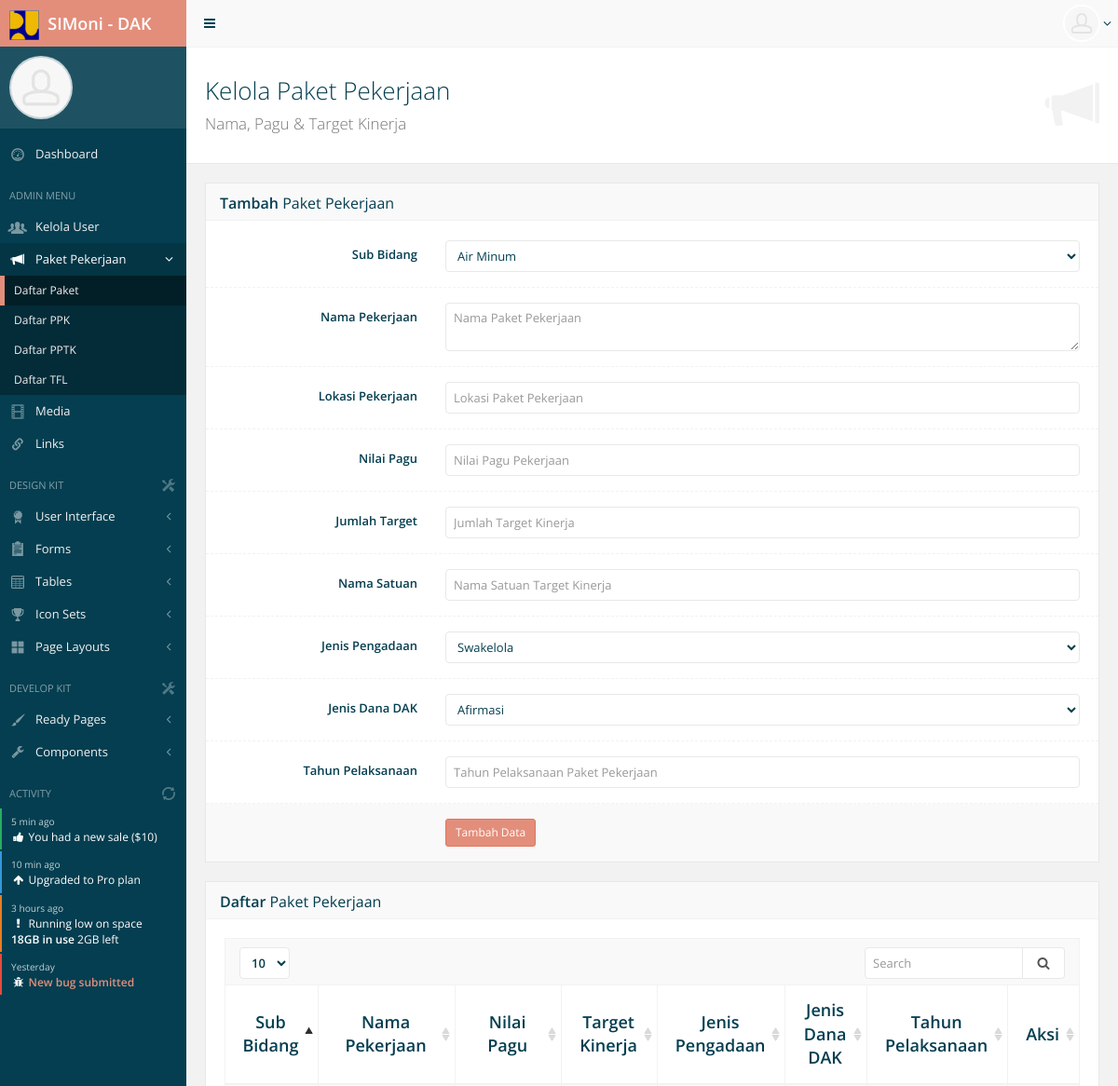
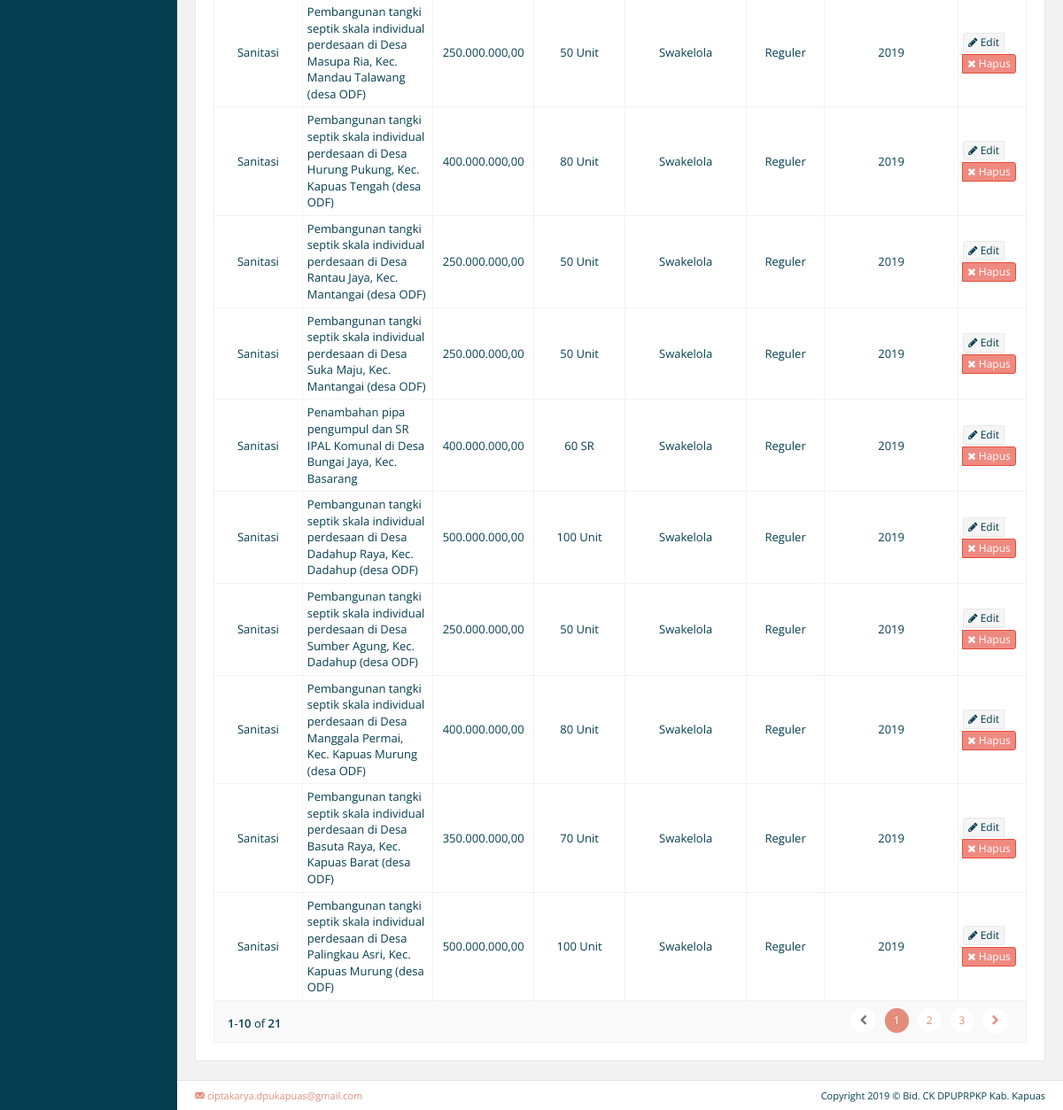
Page /main.php?menu=paket on the committed database (2 pictures, top to bottom).
### tables this page shows
CREATE TABLE IF NOT EXISTS `simoni_paket` (
  `paketid` int(11) NOT NULL AUTO_INCREMENT,
  `bidang` varchar(50) NOT NULL,
  `nama` text NOT NULL,
  `lokasi` varchar(255) NOT NULL,
  `pagu` bigint(20) NOT NULL,
  `target` int(11) NOT NULL,
  `satuan` varchar(30) NOT NULL,
  `pengadaan` varchar(30) NOT NULL,
  `dak` varchar(30) NOT NULL,
  `tahun` int(11) NOT NULL,
  PRIMARY KEY (`paketid`)
);

### paket.php (the view, shortened to what this page needs)
<div id="page-content">
	<div class="content-header">
		<div class="header-section">
			<h1>
				<i class="gi gi-bullhorn"></i>Kelola Paket Pekerjaan<br><small>Nama, Pagu &amp; Target Kinerja</small>
			</h1>
		</div>
	</div>
	<div class="row">
		<div class="col-md-12">
			<div class="block">
				<div class="block-title">
					<h2><strong>Tambah</strong> Paket Pekerjaan</h2>
				</div>
				<?php
				if(isset($_GET['aksi'])){
					if($_GET['aksi']=='hapus'){
						$q=mysqli_query($mycon,"delete from simoni_paket where paketid=$_GET[id]");
						if($q){
							?><script>alert('SUKSES!\n\nData berhasil dihapus.');</script><?php
						}else{
							?><script>alert('GAGAL!\n\nData gagal dihapus.');</script><?php
						}
						?><script>location.href='?menu=paket';</script><?php
					}
					if($_GET['aksi']=='edit'){
						$id=$_GET['id'];
						$q=mysqli_query($mycon,"select * from simoni_paket where paketid=$id");
						$h=mysqli_fetch_array($q);
				?>
				<form method="post" enctype="multipart/form-data" class="form-horizontal form-bordered" >
					<input type="hidden" name="id" value="<?php echo $h['paketid']; ?>">
					<div class="form-group">
						<label class="col-md-3 control-label" for="bidang">Sub Bidang</label>
						<div class="col-md-9">
							<select id="bidang" name="bidang" class="form-control" size="1">
								<option value="Air Minum" <?php echo ($h['bidang']=='Air Minum')?'selected':''; ?> >Air Minum</option>
								<option value="Sanitasi" <?php echo ($h['bidang']=='Sanitasi')?'selected':''; ?> >Sanitasi</option>
							</select>
						</div>
					</div>
					<div class="form-group">
						<label class="col-md-3 control-label" for="nama">Nama Pekerjaan</label>
						<div class="col-md-9">
							<textarea id="nama" name="nama" class="form-control" placeholder="Nama Paket Pekerjaan"><?php echo $h['nama']; ?></textarea>
						</div>
					</div>
					<div class="form-group">
						<label class="col-md-3 control-label" for="lokasi">Lokasi Pekerjaan</label>
						<div class="col-md-9">
							<input type="text" id="lokasi" name="lokasi" value="<?php echo $h['lokasi']; ?>" class="form-control" placeholder="Lokasi Paket Pekerjaan">
						</div>
					</div>
					<div class="form-group">
						<label class="col-md-3 control-label" for="pagu">Nilai Pagu</label>
						<div class="col-md-9">
							<input type="number" id="pagu" name="pagu" value="<?php echo $h['pagu']; ?>" class="form-control" placeholder="Nilai Pagu Pekerjaan">
						</div>
					</div>
					<div class="form-group">
						<label class="col-md-3 control-label" for="target">Jumlah Target</label>
						<div class="col-md-9">
							<input type="number" id="target" name="target" value="<?php echo $h['target']; ?>" class="form-control" placeholder="Jumlah Target Kinerja">
						</div>
					</div>
					<div class="form-group">
						<label class="col-md-3 control-label" for="satuan">Nama Satuan</label>
						<div class="col-md-9">
							<input type="text" id="satuan" name="satuan" value="<?php echo $h['satuan']; ?>" class="form-control" placeholder="Nama Satuan Target Kinerja">
						</div>
					</div>
					<div class="form-group">
						<label class="col-md-3 control-label" for="pengadaan">Jenis Pengadaan</label>
						<div class="col-md-9">
							<select id="pengadaan" name="pengadaan" class="form-control" size="1">
								<option value="Swakelola" <?php echo ($h['pengadaan']=='Swakelola')?'selected':''; ?> >Swakelola</option>
								<option value="Kontraktual" <?php echo ($h['pengadaan']=='Kontraktual')?'selected':''; ?> >Kontraktual</option>
							</select>
						</div>
					</div>
					<div class="form-group">
						<label class="col-md-3 control-label" for="dak">Jenis Dana DAK</label>
						<div class="col-md-9">
							<select id="dak" name="dak" class="form-control" size="1">
								<option value="Afirmasi" <?php echo ($h['dak']=='Afirmasi')?'selected':''; ?> >Afirmasi</option>
								<option value="Reguler" <?php echo ($h['dak']=='Reguler')?'selected':''; ?> >Reguler</option>
								<option value="Penugasan" <?php echo ($h['dak']=='Penugasan')?'selected':''; ?> >Penugasan</option>
							</select>
						</div>
					</div>
					<div class="form-group">
						<label class="col-md-3 control-label" for="tahun">Tahun Pelaksanaan</label>
						<div class="col-md-9">
							<input type="number" id="tahun" name="tahun" value="<?php echo $h['tahun']; ?>" class="form-control" placeholder="Tahun Pelaksanaan Paket Pekerjaan">
						</div>
					</div>
					<div class="form-group form-actions">
						<div class="col-md-9 col-md-offset-3">
							<button type="submit" name="simpan" class="btn btn-sm btn-primary">Simpan Data</button>
							<button type="button" class="btn btn-sm btn-warning" onclick="location.href='?menu=paket'">Batal</button>
						</div>
					</div>
				</form>
				<?php
					}
				}else{
				?>
				<form method="post" enctype="multipart/form-data" class="form-horizontal form-bordered" >
					<div class="form-group">
						<label class="col-md-3 control-label" for="bidang">Sub Bidang</label>
						<div class="col-md-9">
							<select id="bidang" name="bidang" class="form-control" size="1">
								<option value="Air Minum">Air Minum</option>
							</select>
						</div>
					</div>
					<div class="form-group">
						<label class="col-md-3 control-label" for="nama">Nama Pekerjaan</label>
						<div class="col-md-9">
							<textarea id="nama" name="nama" class="form-control" placeholder="Nama Paket Pekerjaan"></textarea>
						</div>
					</div>
					<div class="form-group">
						<label class="col-md-3 control-label" for="lokasi">Lokasi Pekerjaan</label>
						<div class="col-md-9">
							<input type="text" id="lokasi" name="lokasi" class="form-control" placeholder="Lokasi Paket Pekerjaan">
						</div>
					</div>
					<div class="form-group">
						<label class="col-md-3 control-label" for="pagu">Nilai Pagu</label>
						<div class="col-md-9">
							<input type="number" id="pagu" name="pagu" class="form-control" placeholder="Nilai Pagu Pekerjaan">
						</div>
					</div>
					<div class="form-group">
						<label class="col-md-3 control-label" for="target">Jumlah Target</label>
						<div class="col-md-9">
							<input type="number" id="target" name="target" class="form-control" placeholder="Jumlah Target Kinerja">
						</div>
					</div>
					<div class="form-group">
						<label class="col-md-3 control-label" for="satuan">Nama Satuan</label>
						<div class="col-md-9">
							<input type="text" id="satuan" name="satuan" class="form-control" placeholder="Nama Satuan Target Kinerja">
						</div>
					</div>
					<div class="form-group">
						<label class="col-md-3 control-label" for="pengadaan">Jenis Pengadaan</label>
						<div class="col-md-9">
							<select id="pengadaan" name="pengadaan" class="form-control" size="1">
								<option value="Swakelola">Swakelola</option>
							</select>
						</div>
					</div>
					<div class="form-group">
						<label class="col-md-3 control-label" for="dak">Jenis Dana DAK</label>
						<div class="col-md-9">
							<select id="dak" name="dak" class="form-control" size="1">
								<option value="Afirmasi">Afirmasi</option>
							</select>
						</div>
					</div>
					<div class="form-group">
						<label class="col-md-3 control-label" for="tahun">Tahun Pelaksanaan</label>
						<div class="col-md-9">
							<input type="number" id="tahun" name="tahun" class="form-control" placeholder="Tahun Pelaksanaan Paket Pekerjaan">
						</div>
					</div>
					<div class="form-group form-actions">
						<div class="col-md-9 col-md-offset-3">
							<button type="submit" name="tambah" class="btn btn-sm btn-primary">Tambah Data</button>
						</div>
					</div>
				</form>
				<?php
				}
				?>
			</div>
		</div>
	</div>
	<div class="block full">
		<div class="block-title">
			<h2><strong>Daftar</strong> Paket Pekerjaan</h2>
		</div>
		<div class="table-responsive">
			<table id="dtable" class="table table-vcenter table-condensed table-bordered">
				<thead>
					<tr>
						<th class="text-center">Sub Bidang</th>
						<th class="text-center">Nama Pekerjaan</th>
						<th class="text-center">Nilai Pagu</th>
						<th class="text-center">Target Kinerja</th>
						<th class="text-center">Jenis Pengadaan</th>
						<th class="text-center">Jenis Dana DAK</th>
						<th class="text-center">Tahun Pelaksanaan</th>
						<th class="text-center">Aksi</th>
					</tr>
				</thead>
				<tbody>
					<?php
					$q=mysqli_query($mycon,"select * from simoni_paket");
					while($h=mysqli_fetch_array($q)){
					?>
					<tr>
						<td class="text-center"><?php echo $h['bidang']; ?></td>
						<td ><?php echo $h['nama']; ?></td>
						<td class="text-center"><?php echo number_format($h['pagu'],2,',','.'); ?></td>
						<td class="text-center"><?php echo number_format($h['target'],0,',','.').' '.$h['satuan']; ?></td>
						<td class="text-center"><?php echo $h['pengadaan']; ?></td>
						<td class="text-center"><?php echo $h['dak']; ?></td>
						<td class="text-center"><?php echo $h['tahun']; ?></td>
						<td class="text-center">
							<div class="btn-group">
								<a href="?menu=paket&id=<?php echo $h['paketid']; ?>&aksi=edit" data-toggle="tooltip" title="Edit" class="btn btn-xs btn-default"><i class="fa fa-pencil"></i> Edit</a>
								<a href="?menu=paket&id=<?php echo $h['paketid']; ?>&aksi=hapus" data-toggle="tooltip" title="Delete" class="btn btn-xs btn-danger"><i class="fa fa-times"></i> Hapus</a>
							</div>
						</td>
					</tr>
					<?php
					}
					?>
				</tbody>
			</table>
		</div>
	</div>
</div>

### css/themes/lake.css (style rules this page uses)
body, .nav.navbar-nav-custom > li > a, .navbar-default .navbar-nav > li > a, .form-control, .nav-tabs > li.active > a, .nav-tabs > li.active > a:hover, .nav-tabs > li.active > a:focus, li.dropdown-header, .chosen-container-single .chosen-single, .themed-color-dark { color: #043e50; }
#page-content, .table-hover > tbody > tr:hover > td, .table-hover > tbody > tr:hover > th, ul.wysihtml5-toolbar a.btn.wysihtml5-command-active, .slider-track, .nav-horizontal a { background-color: #f2f2f2; }
blockquote, .table thead > tr > th, .table tbody > tr > th, .table tfoot > tr > th, .table thead > tr > td, .table tbody > tr > td, .table tfoot > tr > td, .table tbody + tbody, .table-bordered, .table-bordered > thead > tr > th, .table-bordered > tbody > tr > th, .table-bordered > tfoot > tr > th, .table-bordered > thead > tr > td, .table-bordered > tbody > tr > td, .table-bordered > tfoot > tr > td, .list-group-item, .nav-tabs > li > a:hover, .pager > li > a, .pager > li > span, .pager > li.disabled > a:hover, .dropzone, ul.wysihtml5-toolbar a.btn.wysihtml5-command-active { border-color: #f2f2f2; }
header.navbar-default.navbar-fixed-bottom, .content-header, li.dropdown-header, .breadcrumb-top, .style-alt footer { border-top-color: #f2f2f2; }
header.navbar-default.navbar-fixed-top, .block-title, fieldset legend, .form-bordered .form-group, .wizard-steps, .nav-tabs, li.dropdown-header, .style-alt .content-header, .style-alt .breadcrumb-top { border-bottom-color: #f2f2f2; }
.block-title, .navbar.navbar-default, .form-bordered .form-group.form-actions, .table tfoot > tr > th, .table tfoot > tr > td, a.list-group-item:hover, a.list-group-item:focus, .nav > li > a:hover, .nav > li > a:focus, li.dropdown-header, .style-alt .content-header + .breadcrumb-top, .style-alt .breadcrumb-top + .content-header, .style-alt footer, .dropzone, .dataTables_wrapper > div { background-color: #f9f9f9; }
.block, .form-control, .input-group-addon, .switch-default span, .dropdown-menu, .style-alt .block, .chosen-container-single .chosen-single, .chosen-container-single .chosen-search input[type="text"], .chosen-container-multi .chosen-choices, div.tagsinput, .select2-container .select2-dropdown, .select2-container--default .select2-selection--single, .select2-container--default .select2-selection--multiple, .select2-container--default.select2-container--focus .select2-selection--multiple { border-color: #e8e8e8; }
.content-header, .content-top, .block-top, .breadcrumb-top, .style-alt .block-title { border-bottom-color: #e8e8e8; }
.btn-default { background-color: #f5f5f5; border-color: #e8e8e8; color: #043e50; }
.btn-primary { background-color: #e38e7b; border-color: #e3745b; }

### rows in the picture
simoni_paket: bidang "Sanitasi", nama "Pembangunan tangki septik skala individual perdesaan di Desa Masupa Ria, Kec. Mandau Talawang (desa ODF)", pagu "250.000.000,00", target "50", satuan "Unit", pengadaan "Swakelola", dak "Reguler", tahun "2019"
simoni_paket: bidang "Sanitasi", nama "Pembangunan tangki septik skala individual perdesaan di Desa Hurung Pukung, Kec. Kapuas Tengah (desa ODF)", pagu "400.000.000,00", target "80", satuan "Unit", pengadaan "Swakelola", dak "Reguler", tahun "2019"
simoni_paket: bidang "Sanitasi", nama "Pembangunan tangki septik skala individual perdesaan di Desa Rantau Jaya, Kec. Mantangai (desa ODF)", pagu "250.000.000,00", target "50", satuan "Unit", pengadaan "Swakelola", dak "Reguler", tahun "2019"
simoni_paket: bidang "Sanitasi", nama "Pembangunan tangki septik skala individual perdesaan di Desa Suka Maju, Kec. Mantangai (desa ODF)", pagu "250.000.000,00", target "50", satuan "Unit", pengadaan "Swakelola", dak "Reguler", tahun "2019"
simoni_paket: bidang "Sanitasi", nama "Penambahan pipa pengumpul dan SR IPAL Komunal di Desa Bungai Jaya, Kec. Basarang", pagu "400.000.000,00", target "60", satuan "SR", pengadaan "Swakelola", dak "Reguler", tahun "2019"
simoni_paket: bidang "Sanitasi", nama "Pembangunan tangki septik skala individual perdesaan di Desa Dadahup Raya, Kec. Dadahup (desa ODF)", pagu "500.000.000,00", target "100", satuan "Unit", pengadaan "Swakelola", dak "Reguler", tahun "2019"
simoni_paket: bidang "Sanitasi", nama "Pembangunan tangki septik skala individual perdesaan di Desa Sumber Agung, Kec. Dadahup (desa ODF)", pagu "250.000.000,00", target "50", satuan "Unit", pengadaan "Swakelola", dak "Reguler", tahun "2019"
simoni_paket: bidang "Sanitasi", nama "Pembangunan tangki septik skala individual perdesaan di Desa Manggala Permai, Kec. Kapuas Murung (desa ODF)", pagu "400.000.000,00", target "80", satuan "Unit", pengadaan "Swakelola", dak "Reguler", tahun "2019"
simoni_paket: bidang "Sanitasi", nama "Pembangunan tangki septik skala individual perdesaan di Desa Basuta Raya, Kec. Kapuas Barat (desa ODF)", pagu "350.000.000,00", target "70", satuan "Unit", pengadaan "Swakelola", dak "Reguler", tahun "2019"
simoni_paket: bidang "Sanitasi", nama "Pembangunan tangki septik skala individual perdesaan di Desa Palingkau Asri, Kec. Kapuas Murung (desa ODF)", pagu "500.000.000,00", target "100", satuan "Unit", pengadaan "Swakelola", dak "Reguler", tahun "2019"
